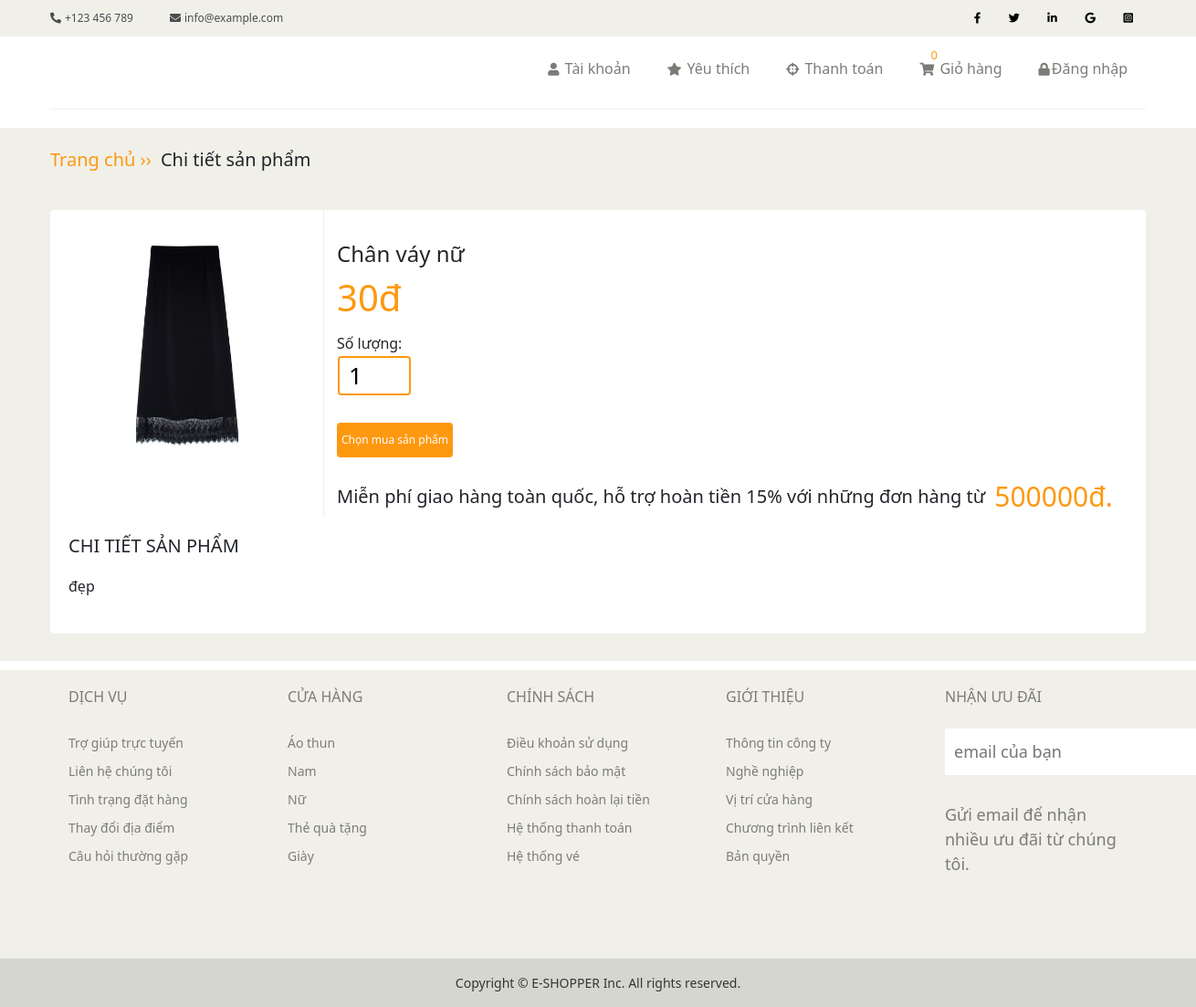
Screenshot of /?mod=product&id=12 with the database file from the repository.
### tables this page shows
CREATE TABLE `product` (
  `id_product` int(11) NOT NULL,
  `name_product` varchar(50) NOT NULL,
  `description_product` varchar(5000) NOT NULL,
  `price` varchar(50) NOT NULL,
  `image` varchar(200) NOT NULL,
  `id_category` int(11) NOT NULL,
  `id_brand` int(11) NOT NULL
);

### libraries/database.php (called while the page is built, shortened)
<?php
function db_query($query_string) {
    global $conn;
    $result = mysqli_query($conn, $query_string);
    return $result;
}
function db_fetch_row($query_string) {
    $mysqli_result = db_query($query_string);
    $result = mysqli_fetch_assoc($mysqli_result);
    return $result;
}

### modules/product/models/indexModel.php (called while the page is built)
<?php
function get_product_by_id($id){
    $result = db_fetch_row("SELECT * FROM `product` WHERE `id_product` = '$id'");
    return $result;
}

### modules/product/controllers/indexController.php (called while the page is built, shortened)
<?php
function indexAction() {
    load_view('index');
}
function infor_detail_product($id){
    $item = get_product_by_id($id);
    $qty = 1;
    $infor = [
        'id_product' => $item['id_product'],
        'name_product' => $item['name_product'],
        'price' => $item['price'],
        'image' => $item['image'],
        'des' => $item['description_product'],
        'qty' => $qty,
    ];
    return $infor;
}

### core/router.php (called while the page is built, shortened)
<?php
$action_name = get_action().'Action';
call_function(array('construct', $action_name));

### core/appload.php (called while the page is built, shortened)
<?php
require CONFIGPATH . DIRECTORY_SEPARATOR . 'database.php';
require LIBPATH . DIRECTORY_SEPARATOR . 'database.php';
require COREPATH . DIRECTORY_SEPARATOR . 'base.php';
require COREPATH . DIRECTORY_SEPARATOR . 'router.php';

### index.php (called while the page is built, shortened)
<?php
require COREPATH.DIRECTORY_SEPARATOR.'appload.php';

### helper/format.php (called while the page is built)
<?php
function currency_format($number, $suffix = 'đ'){
    return number_format($number).$suffix;
}

### modules/product/views/indexView.php (the view, shortened to what this page needs)
<?php
$id = (int)$_GET['id'];
$detail_product = infor_detail_product($id);
?>
<?php
get_contact();
get_header_template();
?>
<div class="detail">
    <form action="" method="POST">
        <div class="detail__info">
            <div class="detail__product-title">
                <a href="?mod=home">Trang chủ &rsaquo;&rsaquo;</a>
                <p>Chi tiết sản phẩm</p>
            </div>
            <div class="detail__item">
                <div class="cart__buy">
                    <div class="detail__product">
                        <img src="<?= $detail_product['image'] ?>" alt="">
                    </div>
                    <div class="detail__product-detail">
                        <div class="name__product"><?= $detail_product['name_product'] ?></div>
                        <div class="price"><?= currency_format($detail_product['price']) ?></div>
                        <div class="detail__qty">
                            <label for="">Số lượng:</label><br>
                            <input type="number" value="<?= $detail_product['qty'] ?>" name="qty">
                        </div>
                        <div class="detail__cart">
                            <input type="submit" name="addcart" class="btn__add-cart" value="Chọn mua sản phẩm">
                        </div>
                        <div class="cart__discount">
                            <p>Miễn phí giao hàng toàn quốc, hỗ trợ hoàn tiền 15% với những đơn hàng từ
                            <nav>500000đ.</nav>
                            </p>
                        </div>
                    </div>
                </div>
                <div class="cart__des">
                    <h1>Chi tiết sản phẩm</h1>
                    <p><?= $detail_product['des'] ?></p>
                </div>
            </div>
        </div>
    </form>
</div>
<?php
get_footer_template();
get_copyright();
?>

### core/base.php (shortened to what this page needs)
<?php
function get_module()
{
    global $config;
    $module = isset($_GET['mod']) ? $_GET['mod'] : $config['default_module'];
    return $module;
}
function load($type, $name)
{
    if ($type == 'helper')
        $path = HELPERPATH . DIRECTORY_SEPARATOR . "{$name}.php";
}
function call_function($list_function = array())
{
    if (is_array($list_function)) {
        foreach ($list_function as $f) {
            if (function_exists($f())) {
                $f();
            }
        }
    }
}
function load_view($name, $data_send = array())
{
    $data = $data_send;
    $path = MODULESPATH . DIRECTORY_SEPARATOR . get_module() . DIRECTORY_SEPARATOR . 'views' . DIRECTORY_SEPARATOR . $name . 'View.php';
    if (file_exists($path)) {
        require $path;
    } else {
        echo "Không tìm thấy {$path}";
    }
}
function get_header($name = '')
{
    global $data;
    if (empty($name)) {
        $name = 'header';
    } else {
        $name = "header-{$name}";
    }
    $path = LAYOUTPATH . DIRECTORY_SEPARATOR . $name . '.php';
    if (file_exists($path)) {
        if (is_array($data)) {
            foreach ($data as $key => $a) {
                $$key = $a;
            }
        }
        require $path;
    } else {
        echo "Không tìm thấy {$path}";
    }
}
function get_contact($name = '')
{
    if (empty($name)) {
        $name = 'contact';
    } else {
        $name = "contact-{$name}";
    }
    $path = LAYOUTPATH . DIRECTORY_SEPARATOR . $name . '.php';
    if (file_exists($path)) {
        require $path;
    } else {
        echo "Không tìm thấy {$path}";
    }
}
function get_footer($name = '')
{
    global $data;
    if (empty($name)) {
        $name = 'footer';
    } else {
        $name = "footer-{$name}";
    }
    $path = LAYOUTPATH . DIRECTORY_SEPARATOR . $name . '.php';
    if (file_exists($path)) {
        if (is_array($data)) {
            foreach ($data as $key => $a) {
                $$key = $a;
            }
        }
        require $path;
    } else {
        echo "Không tìm thấy {$path}";
    }
}
function get_header_template($name = '')
{
    if (empty($name)) {
        $name = 'header_template';
    } else {
        $name = "header_template-{$name}";
    }
    $path = LAYOUTPATH . DIRECTORY_SEPARATOR . $name . '.php';
    if (file_exists($path)) {
        require $path;
    } else {
        echo "Không tìm thấy {$path}";
    }
}
function get_footer_template($name = '')
{
    if (empty($name)) {
        $name = 'footer_template';
    } else {
        $name = "footer_template-{$name}";
    }
    $path = LAYOUTPATH . DIRECTORY_SEPARATOR . $name . '.php';
    if (file_exists($path)) {
        require $path;
    } else {
        echo "Không tìm thấy {$path}";
    }
}
function get_copyright($name = '')
{
    if (empty($name)) {
        $name = 'copyright';
    } else {
        $name = "copyright-{$name}";
    }
    $path = LAYOUTPATH . DIRECTORY_SEPARATOR . $name . '.php';
    if (file_exists($path)) {
        require $path;
    } else {
        echo "Không tìm thấy {$path}";
    }
}

### layout/contact.php
<div class="contact">
    <div class="contact__content">
        <div class="contact__info">
            <nav class="contact__info-phone">
                <i class="fas fa-phone-alt"></i>
                <p>+123 456 789</p>
            </nav>
            <nav class="contact__info-email">
                <i class="fas fa-envelope"></i>
                <p>info@example.com</p>
            </nav>
        </div>
        <div class="contact__social">
            <a href="" class="contact__social-link">
                <i class="fab fa-facebook-f"></i>
            </a>
            <a href="" class="contact__social-link">
                <i class="fab fa-twitter"></i>
            </a>
            <a href="" class="contact__social-link">
                <i class="fab fa-linkedin-in"></i>
            </a>
            <a href="" class="contact__social-link">
                <i class="fab fa-google"></i>
            </a>
            <a href="" class="contact__social-link">
                <i class="fab fa-instagram-square"></i>
            </a>
        </div>
    </div>
</div>

### layout/header_template.php (shortened to what this page needs)
<header class="header">
    <div class="header__menu">
        <ul class="header__menu-item">
            <li class="header__menu-list">
                <a href="" class="header__menu-link">
                    <i class="fas fa-user"></i> Tài khoản</a>
            </li>
            <li class="header__menu-list">
                <a href="" class="header__menu-link">
                    <i class="fas fa-star"></i> Yêu thích</a>
            </li>
            <li class="header__menu-list">
                <a href="" class="header__menu-link">
                    <i class="fas fa-crosshairs"></i> Thanh toán</a>
            </li>
            <li class="header__menu-list">
                <a href="?mod=cart" class="header__menu-link">
                    <i class="fas fa-shopping-cart"></i> Giỏ hàng</a>
                <p id="num">
                    <?=isset($_SESSION['cart']['infor'])?$_SESSION['cart']['infor']['num_order']: "0" ?>
                </p>
            </li>
            <?php if (empty($_SESSION['user'])) : ?>
                <li class="header__menu-list">
                    <a href="?mod=users" class="header__menu-link">
                        <i class="fas fa-lock"></i>Đăng nhập
                    </a>
                </li>
            <?php endif ?>
        </ul>
    </div>
</header>

### layout/footer_template.php (shortened to what this page needs)
<footer class="footer">
    <div class="footer__wrapper">
        <div class="footer__content">
            <h4 class="footer__content-title">DỊCH VỤ</h4>
            <ul class="footer__content-item">
                <li class="footer__content-list">
                    <a href="" class="footer__content-link">Trợ giúp trực tuyến</a>
                </li>
                <li class="footer__content-list">
                    <a href="" class="footer__content-link">Liên hệ chúng tôi</a>
                </li>
                <li class="footer__content-list">
                    <a href="" class="footer__content-link">Tình trạng đặt hàng</a>
                </li>
                <li class="footer__content-list">
                    <a href="" class="footer__content-link">Thay đổi địa điểm</a>
                </li>
                <li class="footer__content-list">
                    <a href="" class="footer__content-link">Câu hỏi thường gặp</a>
                </li>
            </ul>
        </div>
        <div class="footer__content">
            <h4 class="footer__content-title">CỬA HÀNG</h4>
            <ul class="footer__content-item">
                <li class="footer__content-list">
                    <a href="" class="footer__content-link">Áo thun</a>
                </li>
                <li class="footer__content-list">
                    <a href="" class="footer__content-link">Nam</a>
                </li>
                <li class="footer__content-list">
                    <a href="" class="footer__content-link">Nữ</a>
                </li>
                <li class="footer__content-list">
                    <a href="" class="footer__content-link">Thẻ quà tặng</a>
                </li>
                <li class="footer__content-list">
                    <a href="" class="footer__content-link">Giày</a>
                </li>
            </ul>
        </div>
        <div class="footer__content">
            <h4 class="footer__content-title">CHÍNH SÁCH</h4>
            <ul class="footer__content-item">
                <li class="footer__content-list">
                    <a href="" class="footer__content-link">Điều khoản sử dụng</a>
                </li>
                <li class="footer__content-list">
                    <a href="" class="footer__content-link">Chính sách bảo mật</a>
                </li>
                <li class="footer__content-list">
                    <a href="" class="footer__content-link">Chính sách hoàn lại tiền</a>
                </li>
                <li class="footer__content-list">
                    <a href="" class="footer__content-link">Hệ thống thanh toán</a>
                </li>
                <li class="footer__content-list">
                    <a href="" class="footer__content-link">Hệ thống vé</a>
                </li>
            </ul>
        </div>
        <div class="footer__content">
            <h4 class="footer__content-title">GIỚI THIỆU</h4>
            <ul class="footer__content-item">
                <li class="footer__content-list">
                    <a href="" class="footer__content-link">Thông tin công ty</a>
                </li>
                <li class="footer__content-list">
                    <a href="" class="footer__content-link">Nghề nghiệp</a>
                </li>
                <li class="footer__content-list">
                    <a href="" class="footer__content-link">Vị trí cửa hàng</a>
                </li>
                <li class="footer__content-list">
                    <a href="" class="footer__content-link">Chương trình liên kết</a>
                </li>
                <li class="footer__content-list">
                    <a href="" class="footer__content-link">Bản quyền</a>
                </li>
            </ul>
        </div>
        <div class="footer__content">
            <h4 class="footer__content-title">NHẬN ƯU ĐÃI</h4>
            <div class="footer__content-email">
                <input type="text" placeholder="email của bạn">
            </div>
            <p class="footer__content-des">
                Gửi email để nhận nhiều ưu đãi từ chúng tôi.
            </p>
        </div>
    </div>
</footer>

### layout/copyright.php
<div class="copyright">
    <div class="copyright__name">
        <p>Copyright © E-SHOPPER Inc. All rights reserved.</p>
    </div>
</div>

### public/css/base.css (style rules this page uses)
:root { --white-color: #fff; --black-color: #000000; --text-color: #7d7b77; --primary-color: #fe980f; --border-color: #f0f0e9; --navi-color: #c2c2c1; }
* { padding: 0; margin: 0; box-sizing: inherit; }
html { font-size: 62.5%; line-height: 1.6rem; font-family: 'Roboto', sans-serif; font-family: 'Roboto Condensed', sans-serif; box-sizing: border-box; }
a { text-decoration: none; }
.btn__add-cart { text-decoration: none; background-color: var(--border-color); color: var(--text-color); font-size: 1.2rem; display: inline-block; font-weight: 450; padding: 10px 5px; margin-bottom: 20px; border-radius: 4px; transition: all 0.2s ease-in-out; }

### rows the page displays
product: image (picture), name_product "Chân váy nữ", price "30đ", qty "1", description_product "đẹp"
